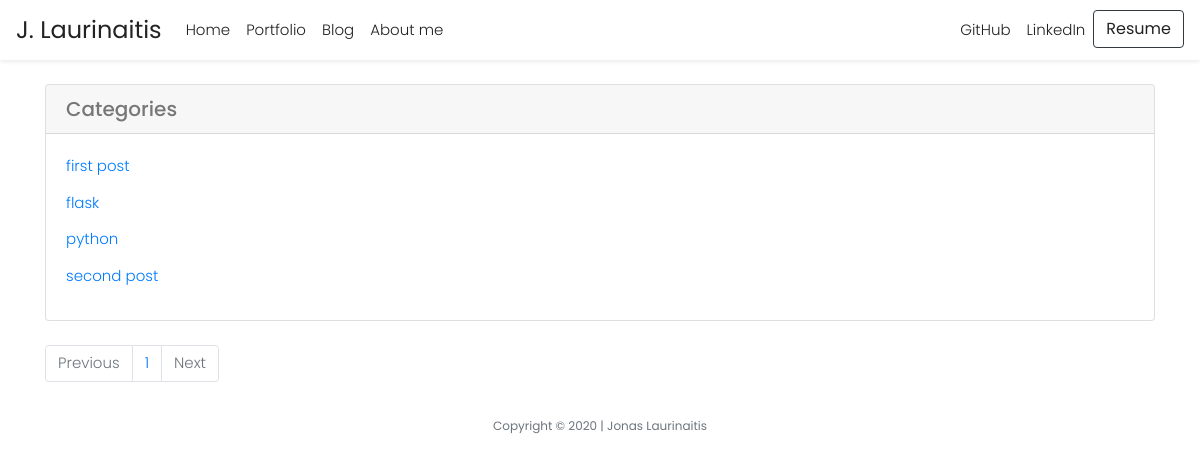
The app's page /posts/categories/, older data.
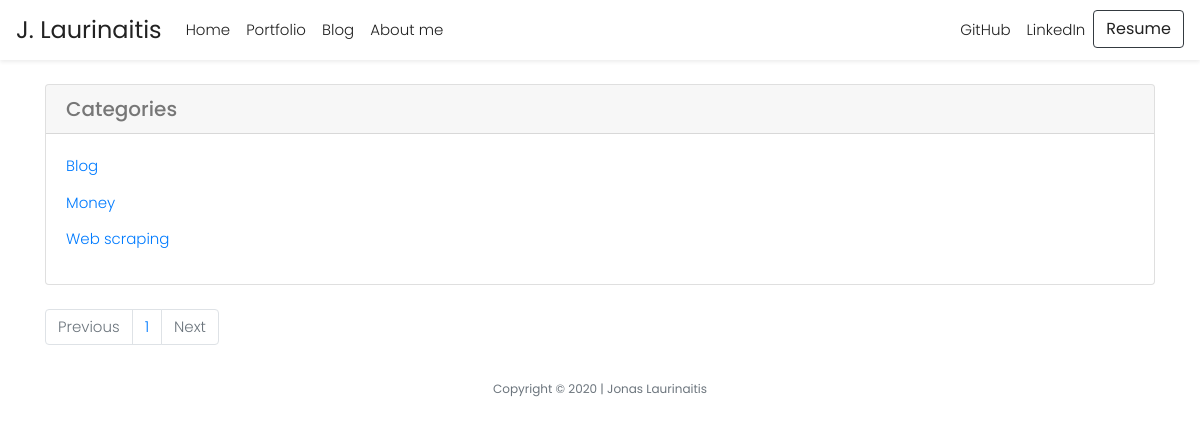
The same page, newer data.
### models.py (models this page shows, shortened)
class Tag(db.Model):
    id = db.Column(db.Integer, primary_key=True)
    name = db.Column(db.String(64))
    slug = db.Column(db.String(64), unique=True)

### entries/blueprint.py (the view)
@entries.route('/categories/')
def tag_index():
    tags = Tag.query.order_by(Tag.name.asc())
    return object_list('entries/tag_index.html', tags, title= "Blog Categories")

### helpers.py (called while the page is built)
def object_list(template_name, query, paginate_by=20, **context):
    page = request.args.get('page')
    if page and page.isdigit():
        page = int(page)
    else:
        page = 1
    object_list = query.paginate(page, paginate_by)
    return render_template(template_name, object_list=object_list, **context)

### entries/templates/entries/tag_index.html
{% extends "layout.html" %}
{% block main %}
<div class="container">
  <div class="row">
    <div class="col-12">
      <div class="card my-4">
        <h5 class="card-header">Categories</h5>
        <div class="card-body">
          <ul class="list-unstyled mb-0">
            {% for tag in object_list.items %}
            <li class="card-title"><a href="{{ url_for('entries.tag_detail', slug=tag.slug)
                            }}">{{ tag.name }}</a></li>
            {% endfor %}
          </ul>
        </div>
      </div>
      {% include "includes/_page_links.html" %}
    </div>
  </div>
</div>
{% endblock %}

Row changes from the older to the newer data that the page shows:
removed Tag: name "first post"
removed Tag: name "flask"
removed Tag: name "python"
removed Tag: name "second post"
added Tag: name "Blog"
added Tag: name "Money"
added Tag: name "Web scraping"
